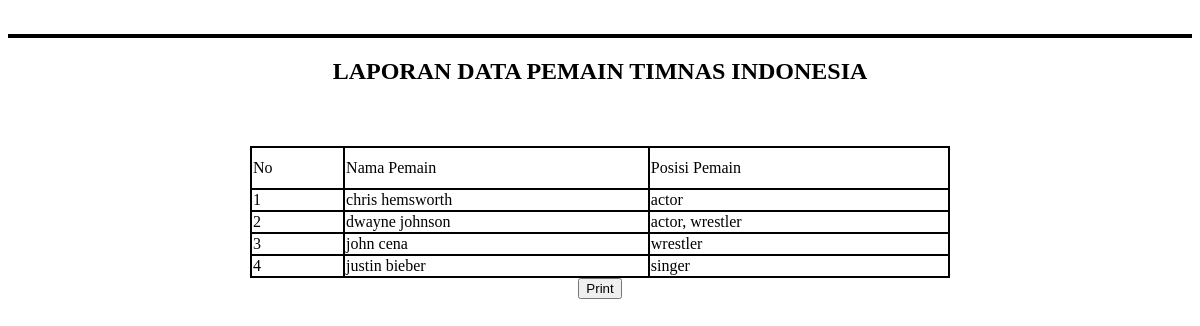
Before: /reportdata.php (signed in) with the older database file.
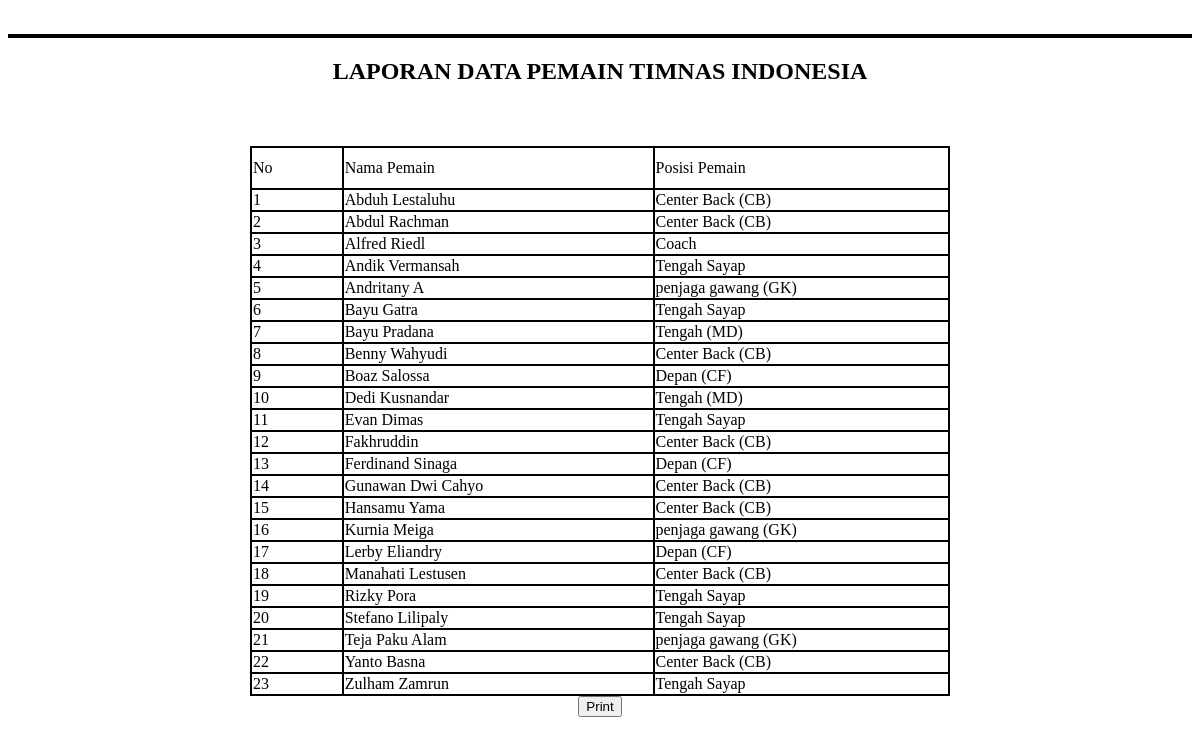
After: the same page with the newer database file.
### tables this page shows
CREATE TABLE IF NOT EXISTS `tbl_users` (
  `userID` int(11) NOT NULL AUTO_INCREMENT,
  `userName` varchar(20) NOT NULL,
  `userProfession` varchar(50) NOT NULL,
  `userPic` varchar(200) NOT NULL,
  PRIMARY KEY (`userID`)
);

### reportdata.php (the view, shortened to what this page needs)
<?php
include("koneksi.php");
?>
<!DOCTYPE html PUBLIC "-//W3C//DTD XHTML 1.0 Transitional//EN" "http://www.w3.org/TR/xhtml1/DTD/xhtml1-transitional.dtd">
<html xmlns="http://www.w3.org/1999/xhtml">
<head>
</head>
<body>
<center>
  <br>
</center>
<hr size="4" color="#000000" />
   <center> <h2>LAPORAN DATA PEMAIN TIMNAS INDONESIA</h2>
	<h3>&nbsp;</h3>
	<?php
	$sql = mysqli_query($koneksi, "SELECT * FROM tbl_users ORDER BY userName ASC");
?>
</center>
<center>
<table border="0" bgcolor="#000000" width="700">
      <tr bgcolor="#FFFFFF" height="40">
        <center><td width="20">No</td></center>
        <center><td width="70">Nama Pemain</td></center>
		  <center><td width="70">Posisi Pemain</td></center>
      </tr>
      <?php
			   $i=1;
			while($row = mysqli_fetch_assoc($sql)){
			echo "<tr bgcolor=white>
              <td>$i</td>
              <td>$row[userName]</td>
              <td>$row[userProfession]</td>
			  </td>
            </tr>";
			$i++;
			}
			?>
    </table></center>
    <center>
		<input type="submit" name="button" id="button" value="Print" onclick="print()" />
	</center>
</body>
</html>

Changed rows visible on the page:
removed tbl_users: userName "chris hemsworth", userProfession "actor"
removed tbl_users: userName "john cena", userProfession "wrestler"
added tbl_users: userName "Abduh Lestaluhu", userProfession "Center Back (CB)"
added tbl_users: userName "Abdul Rachman", userProfession "Center Back (CB)"
added tbl_users: userName "Alfred Riedl", userProfession "Coach"
added tbl_users: userName "Andik Vermansah", userProfession "Tengah Sayap"
changed tbl_users: userName "justin bieber" → "Andritany A"; userProfession "singer" → "penjaga gawang (GK)"; moves up the list
added tbl_users: userName "Bayu Gatra", userProfession "Tengah Sayap"
added tbl_users: userName "Bayu Pradana", userProfession "Tengah (MD)"
added tbl_users: userName "Benny Wahyudi", userProfession "Center Back (CB)"
added tbl_users: userName "Boaz Salossa", userProfession "Depan (CF)"
added tbl_users: userName "Dedi Kusnandar", userProfession "Tengah (MD)"
added tbl_users: userName "Evan Dimas", userProfession "Tengah Sayap"
added tbl_users: userName "Fakhruddin", userProfession "Center Back (CB)"
added tbl_users: userName "Ferdinand Sinaga", userProfession "Depan (CF)"
added tbl_users: userName "Gunawan Dwi Cahyo", userProfession "Center Back (CB)"
added tbl_users: userName "Hansamu Yama", userProfession "Center Back (CB)"
added tbl_users: userName "Kurnia Meiga", userProfession "penjaga gawang (GK)"
added tbl_users: userName "Lerby Eliandry", userProfession "Depan (CF)"
added tbl_users: userName "Manahati Lestusen", userProfession "Center Back (CB)"
added tbl_users: userName "Rizky Pora", userProfession "Tengah Sayap"
added tbl_users: userName "Stefano Lilipaly", userProfession "Tengah Sayap"
changed tbl_users: userName "dwayne johnson" → "Teja Paku Alam"; userProfession "actor, wrestler" → "penjaga gawang (GK)"
added tbl_users: userName "Yanto Basna", userProfession "Center Back (CB)"
added tbl_users: userName "Zulham Zamrun", userProfession "Tengah Sayap"
